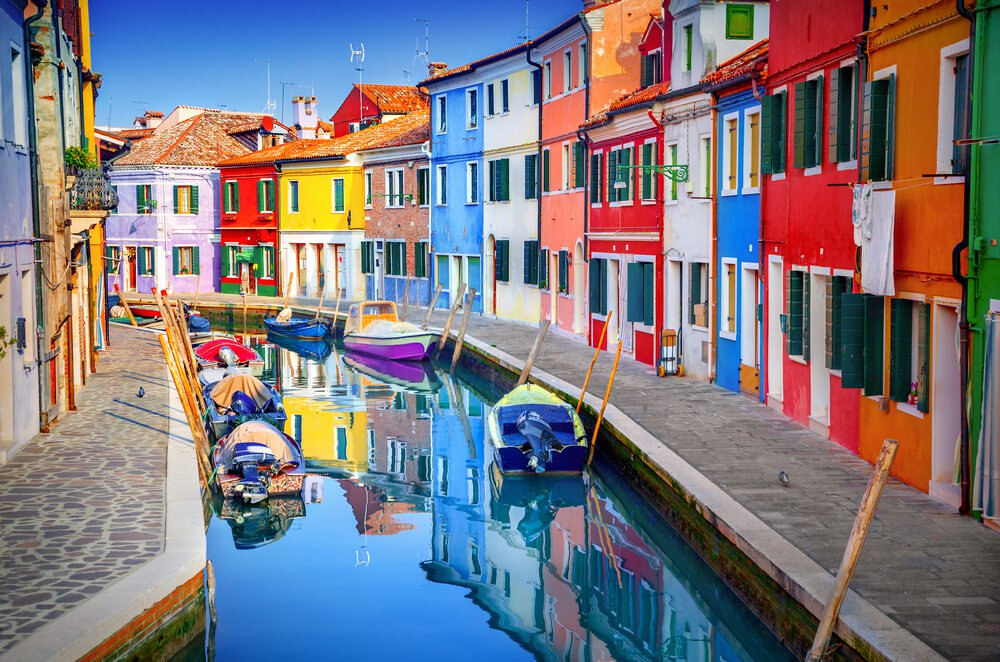
#> input picture 3. Image Basics with OpenCV/colorpic.jpg, 1000 x 662 px
$ jupyter execute quiz.ipynb   (shell and % lines are left out)
#> lines starting #> are read from the running program, lines starting #| are printed output that depends on the picture; after the words box and inside, x2 and y2 are one past the last pixel; in counts of white or black regions, pixels touching at a corner belong together
Open the image from folder and display it in notebook and correct the RGB Order

[cell 1]
import numpy as np
import matplotlib.pyplot as plt
import cv2

[cell 2]
img=cv2.imread('colorpic.jpg')
#> img is the input picture: shape (662, 1000, 3); mean B, G, R 127.2, 120.1, 124.8
fix_image=cv2.cvtColor(img, cv2.COLOR_BGR2RGB)
plt.imshow(fix_image)

Flip the image into upside down and display it into notebook

[cell 3]
flip_img=cv2.flip(fix_image, 0)
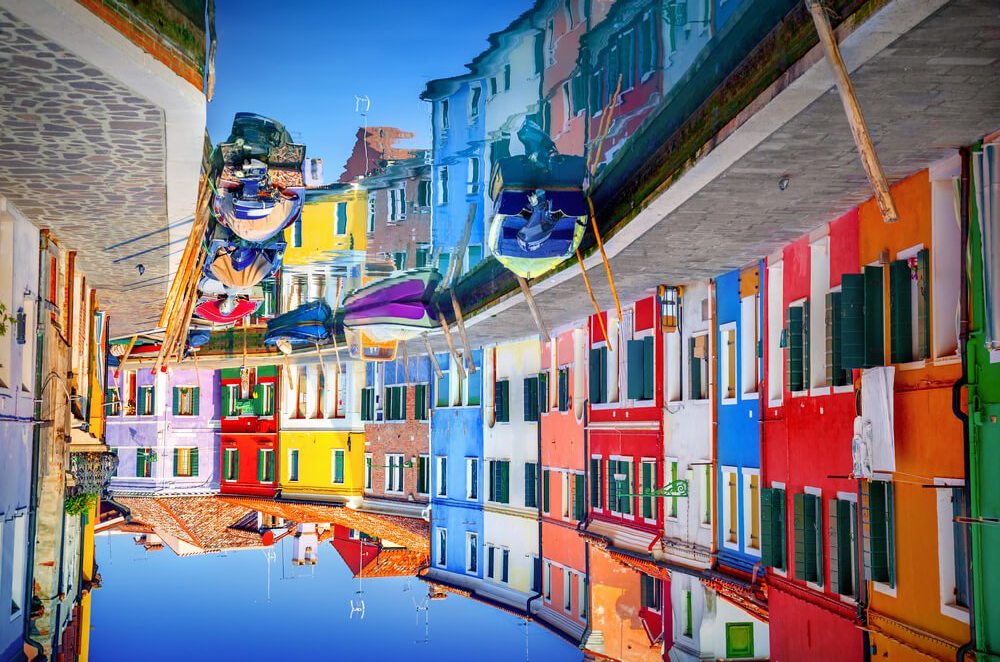
#> flip_img: shape (662, 1000, 3); mean R, G, B 124.8, 120.1, 127.2
plt.imshow(flip_img)

Draw red Rectangle on image

[cell 4]
img1=cv2.rectangle(fix_image, pt1=(400,200),pt2=(600,400),color=(255,0,0), thickness=10)
plt.imshow(img1)

[cell 5]
pt1 = (150, 200)
pt2 = (100, 400)
pt3 = (200, 600)
triangle_cnt = np.array( [pt1, pt2, pt3] )
triangle_cnt

[cell 6]
tri_img = cv2.drawContours(fix_image, [triangle_cnt], 0, (0,255,0), thickness=10)
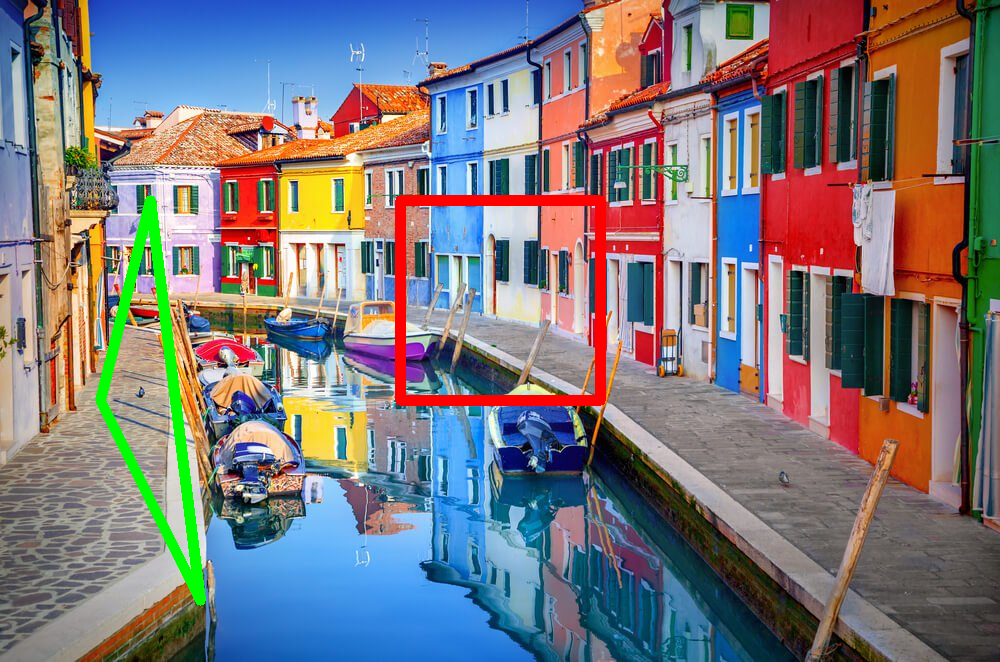
#> tri_img: shape (662, 1000, 3); mean R, G, B 123.8, 119.4, 123.3
plt.imshow(tri_img)

[cell 7]
tri_img = cv2.drawContours(fix_image, [triangle_cnt], 0, (0,255,0), -1)
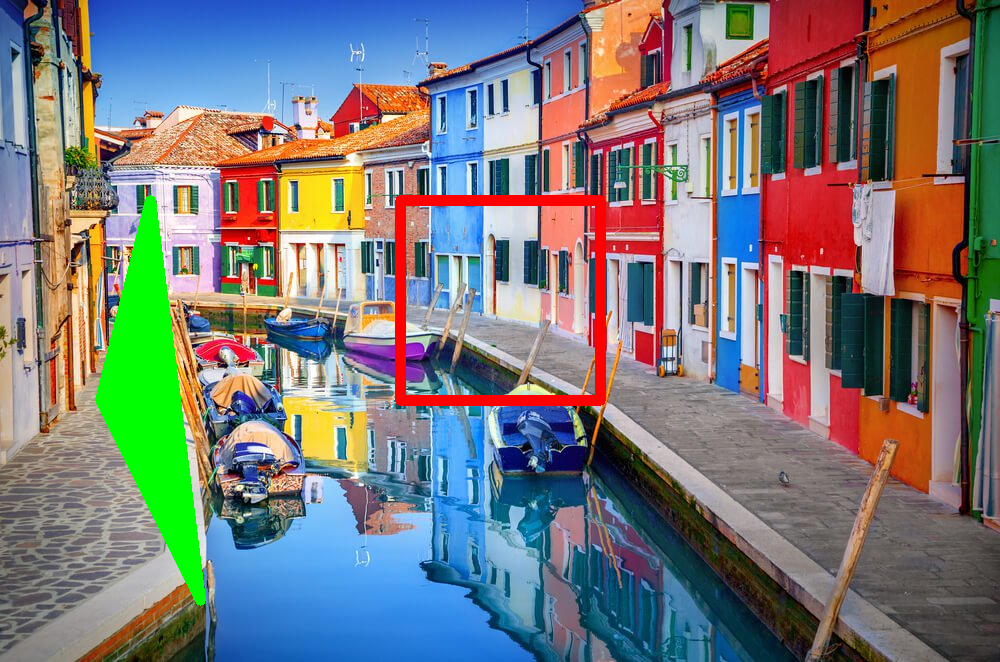
#> tri_img: shape (662, 1000, 3); 1.64% of pixels changed, all inside (x1, y1, x2, y2) = (106, 231, 191, 569)
plt.imshow(tri_img)

[cell 8]
import cv2
import numpy as np

####################################
############ Functions #############
####################################

def draw_circle(event, x, y, flag, param):
    if event==cv2.EVENT_LBUTTONDOWN:
        cv2.circle(img, (x,y),100,(0,255,0),-1)

    elif event==cv2.EVENT_RBUTTONDOWN:
        cv2.circle(img, (x,y),100,(0,0,255),thickness=10)

cv2.namedWindow(winname='my_drawing')

cv2.setMouseCallback('my_drawing', draw_circle)


###################################
### Showing Image with Open CV ####
###################################
img=np.zeros((512,512,3))
while True:
    cv2.imshow('my_drawing', img)

    if cv2.waitKey(20) & 0xFF == 27:
#> (key Esc is pressed here)
        break
cv2.destroyAllWindows()

$ run again, with 3. Image Basics with OpenCV/flip_color_image.jpg copied over 3. Image Basics with OpenCV/colorpic.jpg
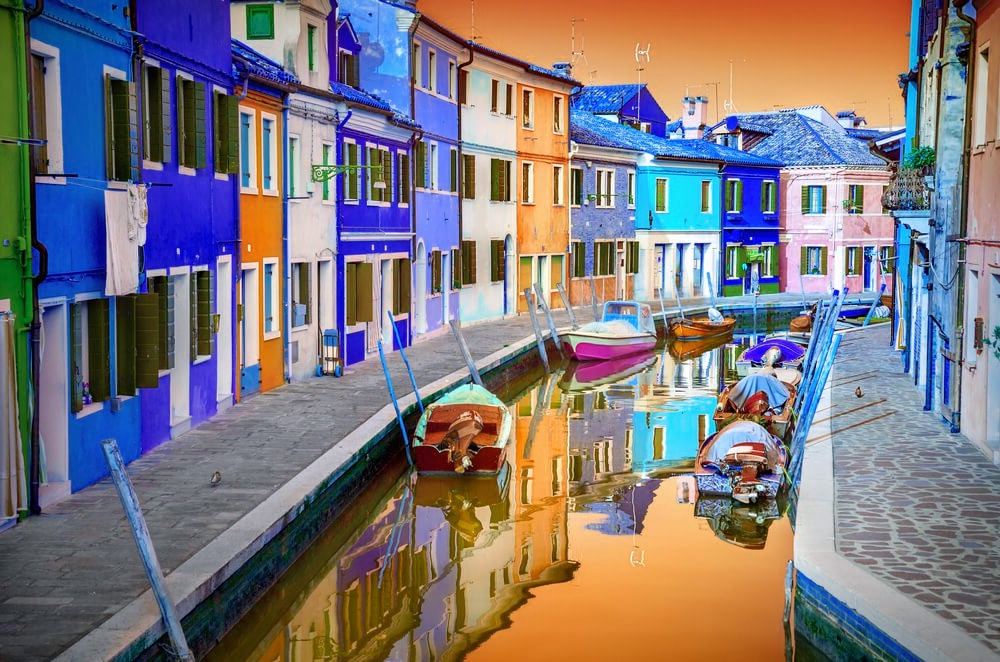
#> input picture 3. Image Basics with OpenCV/flip_color_image.jpg, 1000 x 662 px
#> img is the input picture: shape (662, 1000, 3); mean B, G, R 124.8, 120.2, 127.3
#> `flip_img=cv2.flip(fix_image, 0)`:
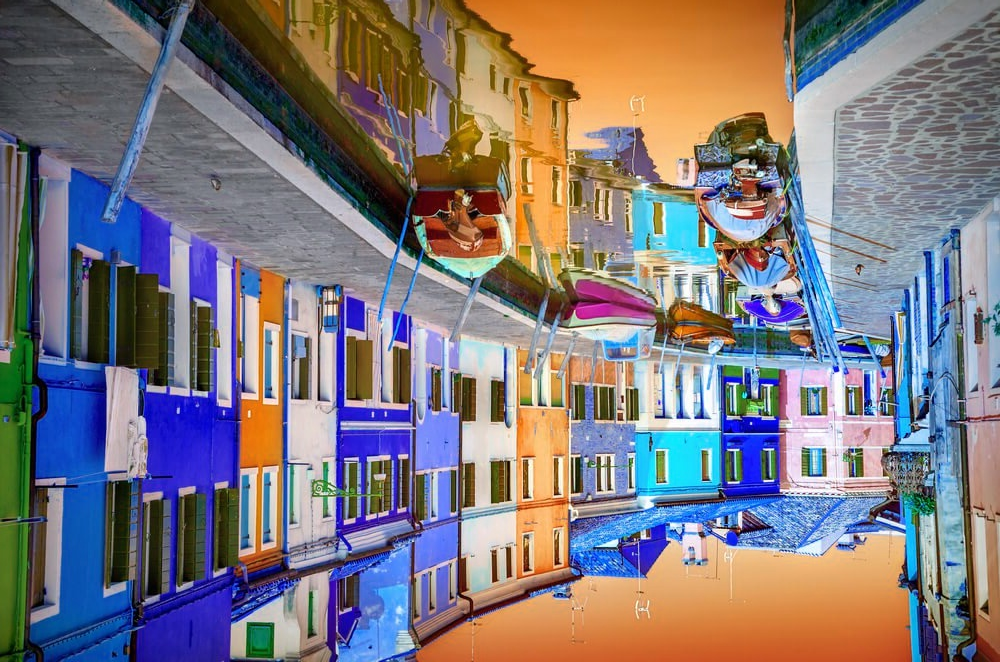
#> flip_img: shape (662, 1000, 3); mean R, G, B 127.3, 120.2, 124.8
#> `tri_img = cv2.drawContours(fix_image, [triangle_cnt], 0, (0,255,0), -1)`:
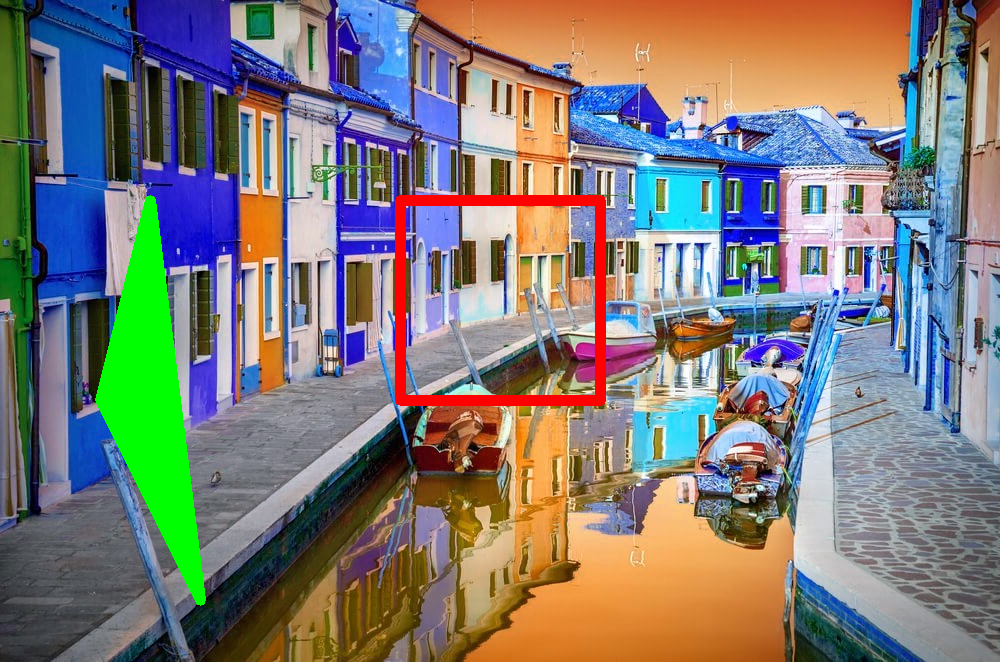
#> tri_img: shape (662, 1000, 3); mean R, G, B 126.6, 123.6, 119.5

$ run again, with 3. Image Basics with OpenCV/img2.jpg copied over 3. Image Basics with OpenCV/colorpic.jpg
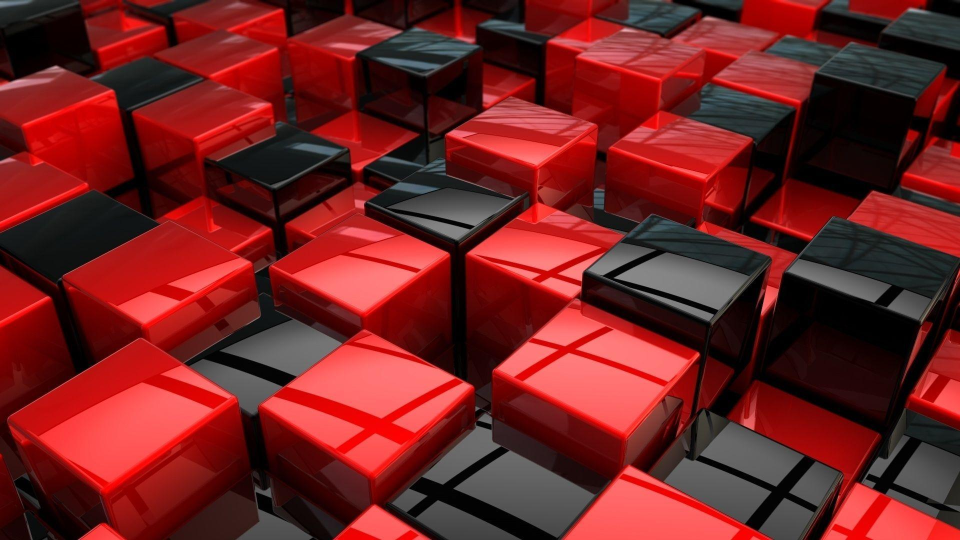
#> input picture 3. Image Basics with OpenCV/img2.jpg, 1920 x 1080 px (shown at 1/2 size)
#> img is the input picture: shape (1080, 1920, 3); mean B, G, R 33.3, 33.2, 113.6
#> `flip_img=cv2.flip(fix_image, 0)`:
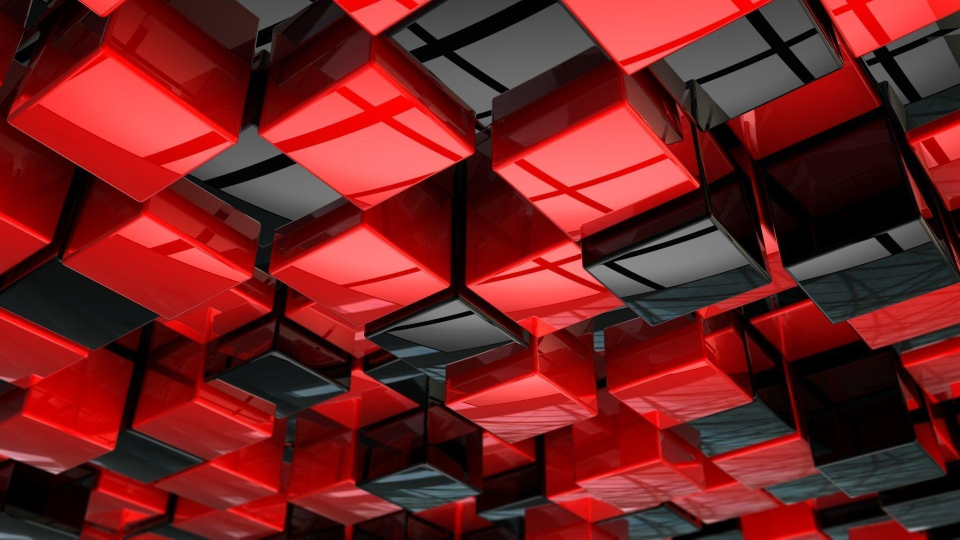
#> flip_img: shape (1080, 1920, 3) (shown at 1/2 size); mean R, G, B 113.6, 33.2, 33.3
#> `tri_img = cv2.drawContours(fix_image, [triangle_cnt], 0, (0,255,0), -1)`:
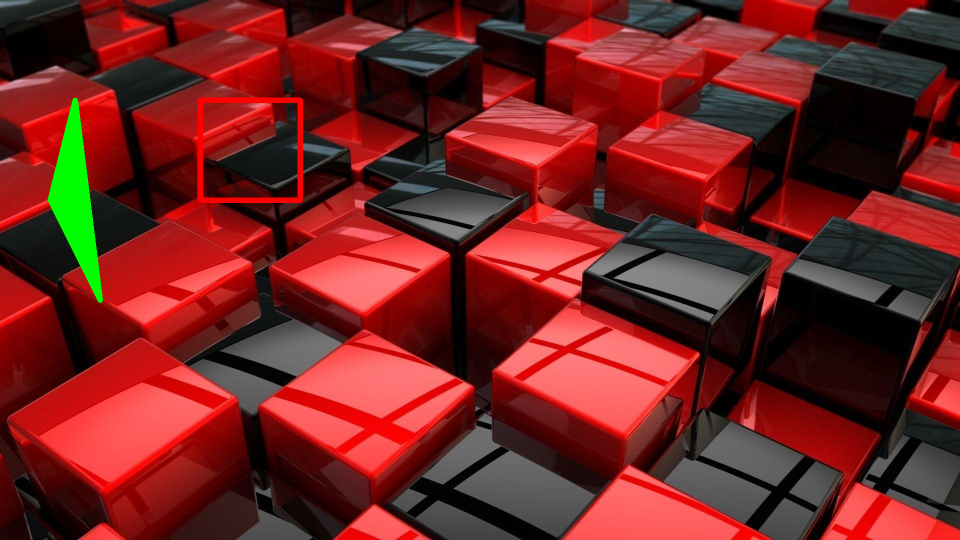
#> tri_img: shape (1080, 1920, 3) (shown at 1/2 size); mean R, G, B 113.1, 35.4, 33

$ run again, with 3. Image Basics with OpenCV/img1.png saved as 3. Image Basics with OpenCV/colorpic.jpg
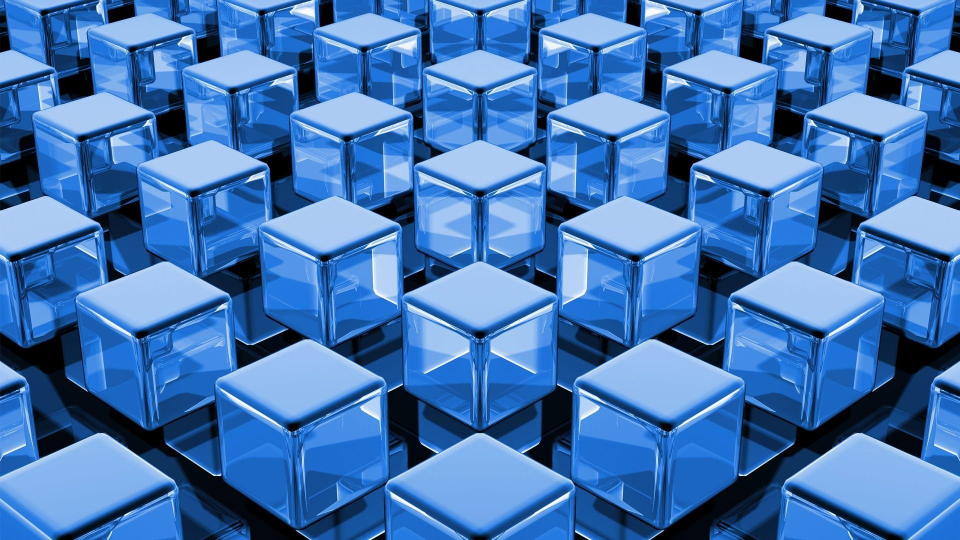
#> input picture 3. Image Basics with OpenCV/img1.png, 1920 x 1080 px (shown at 1/2 size)
#> img is the input picture: shape (1080, 1920, 3); mean B, G, R 180.9, 117.3, 65.9
#> `flip_img=cv2.flip(fix_image, 0)`:
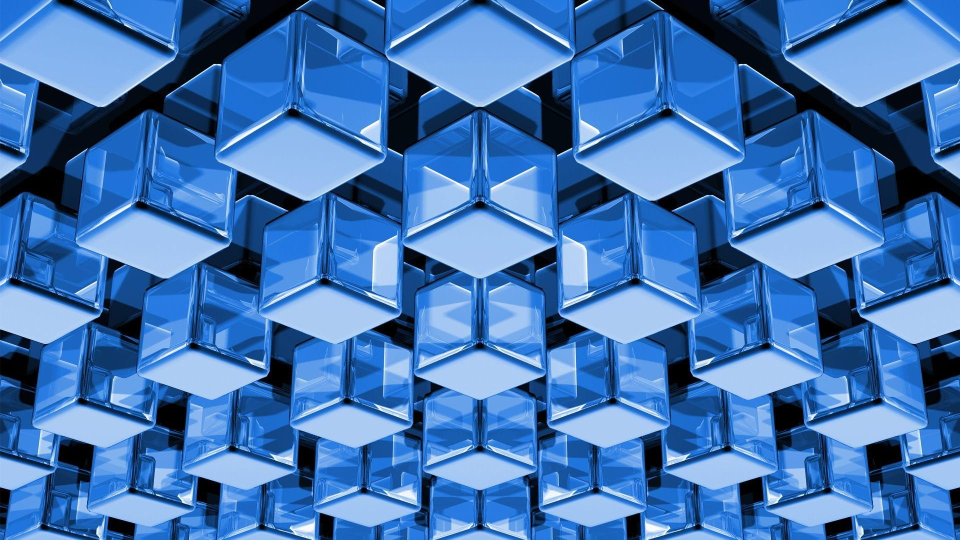
#> flip_img: shape (1080, 1920, 3) (shown at 1/2 size); mean R, G, B 65.9, 117.3, 180.9
#> `tri_img = cv2.drawContours(fix_image, [triangle_cnt], 0, (0,255,0), -1)`:
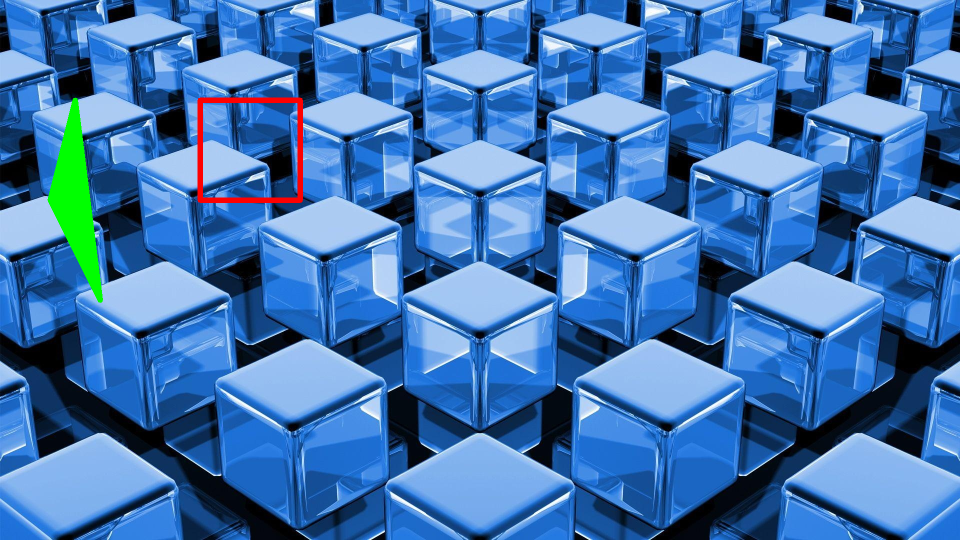
#> tri_img: shape (1080, 1920, 3) (shown at 1/2 size); mean R, G, B 65.9, 117.9, 178.1
